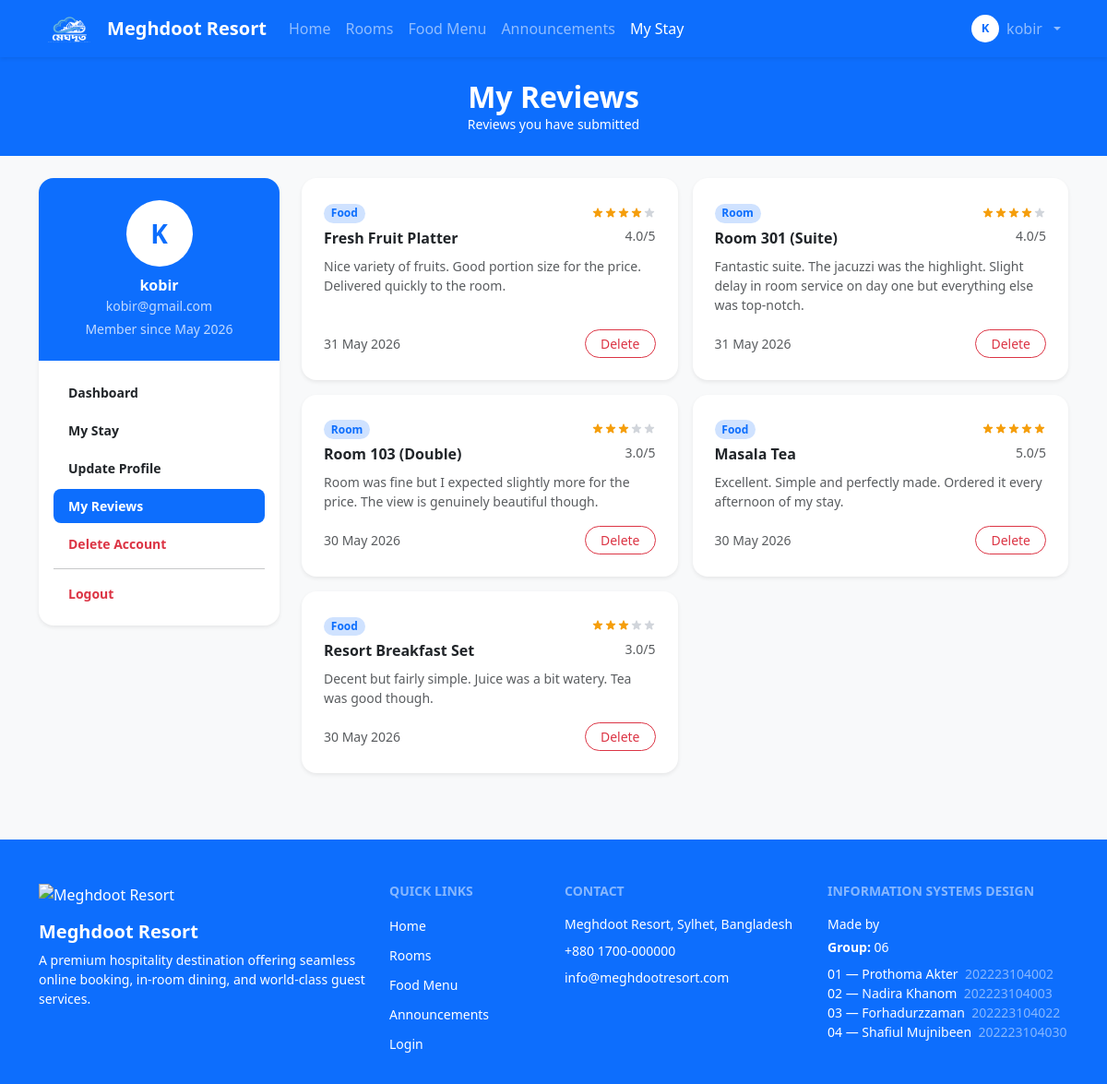
Page /user/my_reviews.php (signed in) on the committed database.
### tables this page shows
CREATE TABLE `user` (
  `User_id` int(11) NOT NULL,
  `Name` varchar(100) NOT NULL,
  `Email` varchar(100) NOT NULL,
  `Password` varchar(255) NOT NULL,
  `Role` enum('guest','receptionist','manager','admin') NOT NULL DEFAULT 'guest',
  `Phone` varchar(20) DEFAULT NULL,
  `Photo` varchar(255) DEFAULT NULL,
  `Created_at` timestamp NOT NULL DEFAULT current_timestamp()
);

CREATE TABLE `review` (
  `review_id` int(11) NOT NULL,
  `guest_id` int(11) NOT NULL,
  `target_type` enum('room','food') NOT NULL,
  `target_id` int(11) NOT NULL,
  `rating` tinyint(1) NOT NULL CHECK (`rating` between 1 and 5),
  `comment` text DEFAULT NULL,
  `created_at` timestamp NOT NULL DEFAULT current_timestamp()
);

### user/my_reviews.php (the view, shortened to what this page needs)
<?php
include '../db.php';
$user_id = (int)$_SESSION['user_id'];
$stmt = $conn->prepare("SELECT Name, Email, Photo, Created_at FROM user WHERE User_id = ?");
$stmt->bind_param("i", $user_id);
$stmt->execute();
$user = $stmt->get_result()->fetch_assoc();
$stmt = $conn->prepare("
    SELECT r.review_id, r.target_type, r.target_id, r.rating, r.comment, r.created_at,
           CASE
               WHEN r.target_type = 'room' THEN CONCAT('Room ', rm.room_number, ' (', rm.type, ')')
               WHEN r.target_type = 'food' THEN fm.name
               ELSE r.target_type
           END AS target_label
    FROM review r
    LEFT JOIN room rm ON r.target_type = 'room' AND r.target_id = rm.room_id
    LEFT JOIN food_menu fm ON r.target_type = 'food' AND r.target_id = fm.menu_id
    WHERE r.guest_id = ?
    ORDER BY r.created_at DESC
");
$stmt->bind_param("i", $user_id);
$stmt->execute();
$reviews = $stmt->get_result()->fetch_all(MYSQLI_ASSOC);
?>
<!DOCTYPE html>
<html lang="en">
<head>
    <link rel="stylesheet" href="../bootstrap-5.3.8-dist/css/bootstrap.min.css"
        onerror="this.onerror=null;this.href='https://cdn.jsdelivr.net/npm/bootstrap@5.3.8/dist/css/bootstrap.min.css'">
</head>
<body class="bg-light">
<?php include '../navbar.php'; ?>
<div class="bg-primary text-white py-4 text-center">
    <div class="container">
        <h2 class="fw-bold mb-0">My Reviews</h2>
        <p class="fw-light mb-0 small">Reviews you have submitted</p>
    </div>
</div>
<section class="py-4">
<div class="container">
<div class="row g-4">
    <div class="col-lg-3">
        <?php include 'sidebar.php'; ?>
    </div>
    <div class="col-lg-9">
        <?php if (empty($reviews)): ?>
            <div class="card border-0 shadow-sm rounded-4 p-5 text-center text-muted">
                <h5 class="fw-bold">No reviews yet</h5>
                <p class="mb-0">You have not submitted any reviews. Stay in a room or order food to leave a review.</p>
            </div>
        <?php else: ?>
        <div class="row g-3">
            <?php foreach ($reviews as $r):
                $stars = '';
                for ($i = 1; $i <= 5; $i++) {
                    $fill = $i <= $r['rating'] ? '#f59e0b' : '#d1d5db';
                    $stars .= '<svg width="14" height="14" viewBox="0 0 20 20" fill="' . $fill . '" xmlns="http://www.w3.org/2000/svg" style="display:inline;">
                        <path d="M9.049 2.927c.3-.921 1.603-.921 1.902 0l1.07 3.292a1 1 0 00.95.69h3.462c.969 0 1.371 1.24.588 1.81l-2.8 2.034a1 1 0 00-.364 1.118l1.07 3.292c.3.921-.755 1.688-1.54 1.118l-2.8-2.034a1 1 0 00-1.175 0l-2.8 2.034c-.784.57-1.838-.197-1.539-1.118l1.07-3.292a1 1 0 00-.364-1.118L2.98 8.72c-.783-.57-.38-1.81.588-1.81h3.461a1 1 0 00.951-.69l1.07-3.292z"/>
                    </svg>';
                }
                $type_label = ucfirst($r['target_type']);
            ?>
            <div class="col-md-6">
                <div class="card border-0 shadow-sm rounded-4 p-4 h-100">
                    <div class="d-flex justify-content-between align-items-start mb-2">
                        <div>
                            <span class="badge bg-primary-subtle text-primary rounded-pill small">
                                <?php echo $type_label; ?>
                            </span>
                            <div class="fw-semibold mt-1">
                                <?php echo htmlspecialchars($r['target_label'] ?? $type_label); ?>
                            </div>
                        </div>
                        <div class="text-end">
                            <div><?php echo $stars; ?></div>
                            <div class="text-muted small mt-1"><?php echo number_format($r['rating'], 1); ?>/5</div>
                        </div>
                    </div>
                    <?php if ($r['comment']): ?>
                    <p class="text-muted small mb-3">
                        <?php echo htmlspecialchars($r['comment']); ?>
                    </p>
                    <?php endif; ?>
                    <div class="d-flex justify-content-between align-items-center mt-auto">
                        <small class="text-muted">
                            <?php echo date('d M Y', strtotime($r['created_at'])); ?>
                        </small>
                        <form method="POST" onsubmit="return confirm('Delete this review?');">
                            <button type="submit" name="delete_review"
                                class="btn btn-outline-danger btn-sm rounded-pill px-3">
                                Delete
                            </button>
                        </form>
                    </div>
                </div>
            </div>
            <?php endforeach; ?>
        </div>
        <?php endif; ?>
    </div>
</div>
</div>
</section>
<?php include '../footer.php'; ?>
</body>
</html>

### user/sidebar.php (shortened to what this page needs)
<?php
$photo = $user['Photo'] ?? '';
$photo_src = $photo ? '../' . $photo : '';
$current_page = basename($_SERVER['PHP_SELF']);
$nav_items = [
    'dashboard.php'      => 'Dashboard',
    'my_stay.php'        => 'My Stay',
    'update_profile.php' => 'Update Profile',
    'my_reviews.php'     => 'My Reviews',
    'delete_account.php' => 'Delete Account',
];
?>
<div class="card border-0 shadow-sm rounded-4 overflow-hidden">
    <div class="bg-primary text-white text-center py-4 px-3">
        <?php if ($photo_src): ?>
            <img src="<?php echo htmlspecialchars($photo_src); ?>"
                class="rounded-circle mb-2"
                style="width:72px;height:72px;object-fit:cover;border:3px solid rgba(255,255,255,0.5);">
        <?php else: ?>
            <div class="rounded-circle bg-white text-primary fw-bold mx-auto mb-2 d-flex align-items-center justify-content-center"
                style="width:72px;height:72px;font-size:28px;">
                <?php echo strtoupper(mb_substr($user['Name'], 0, 1)); ?>
            </div>
        <?php endif; ?>
        <div class="fw-bold"><?php echo htmlspecialchars($user['Name']); ?></div>
        <div class="small opacity-75"><?php echo htmlspecialchars($user['Email']); ?></div>
        <div class="small opacity-75 mt-1">
            Member since <?php echo date('M Y', strtotime($user['Created_at'])); ?>
        </div>
    </div>
    <div class="d-flex flex-column p-3 gap-1">
        <?php foreach ($nav_items as $href => $label):
            $is_active = ($current_page === $href);
            $is_danger = ($href === 'delete_account.php');
            if ($is_active) {
                $cls = 'bg-primary text-white';
            } elseif ($is_danger) {
                $cls = 'text-danger';
            } else {
                $cls = 'text-dark';
            }
        ?>
        <a href="<?php echo $href; ?>"
            class="rounded-3 px-3 py-2 text-decoration-none fw-semibold small <?php echo $cls; ?>">
            <?php echo $label; ?>
        </a>
        <?php endforeach; ?>
        <hr class="my-1">
        <a href="../logout.php"
            class="rounded-3 px-3 py-2 text-decoration-none fw-semibold small text-danger">
            Logout
        </a>
    </div>
</div>

### rows in the picture
user: Name "K", Name "kobir", Email "kobir@gmail.com", Created_at "May 2026"
review: target_type "Food", target_label "Fresh Fruit Platter", rating "4.0", comment "Nice variety of fruits. Good portion size for the price. Delivered quickly to the room.", created_at "31 May 2026"
review: target_type "Room", target_label "Room 301 (Suite)", rating "4.0", comment "Fantastic suite. The jacuzzi was the highlight. Slight delay in room service on day one but everything else was top-notch.", created_at "31 May 2026"
review: target_type "Room", target_label "Room 103 (Double)", rating "3.0", comment "Room was fine but I expected slightly more for the price. The view is genuinely beautiful though.", created_at "30 May 2026"
review: target_type "Food", target_label "Masala Tea", rating "5.0", comment "Excellent. Simple and perfectly made. Ordered it every afternoon of my stay.", created_at "30 May 2026"
review: target_type "Food", target_label "Resort Breakfast Set", rating "3.0", comment "Decent but fairly simple. Juice was a bit watery. Tea was good though.", created_at "30 May 2026"

### other values in the picture
mb_substr($_SESSION['name'], 0, 1) "K"
$_SESSION['name'] "kobir"
$label "Dashboard"
$label "My Stay"
$label "Update Profile"
$label "My Reviews"
$label "Delete Account"
